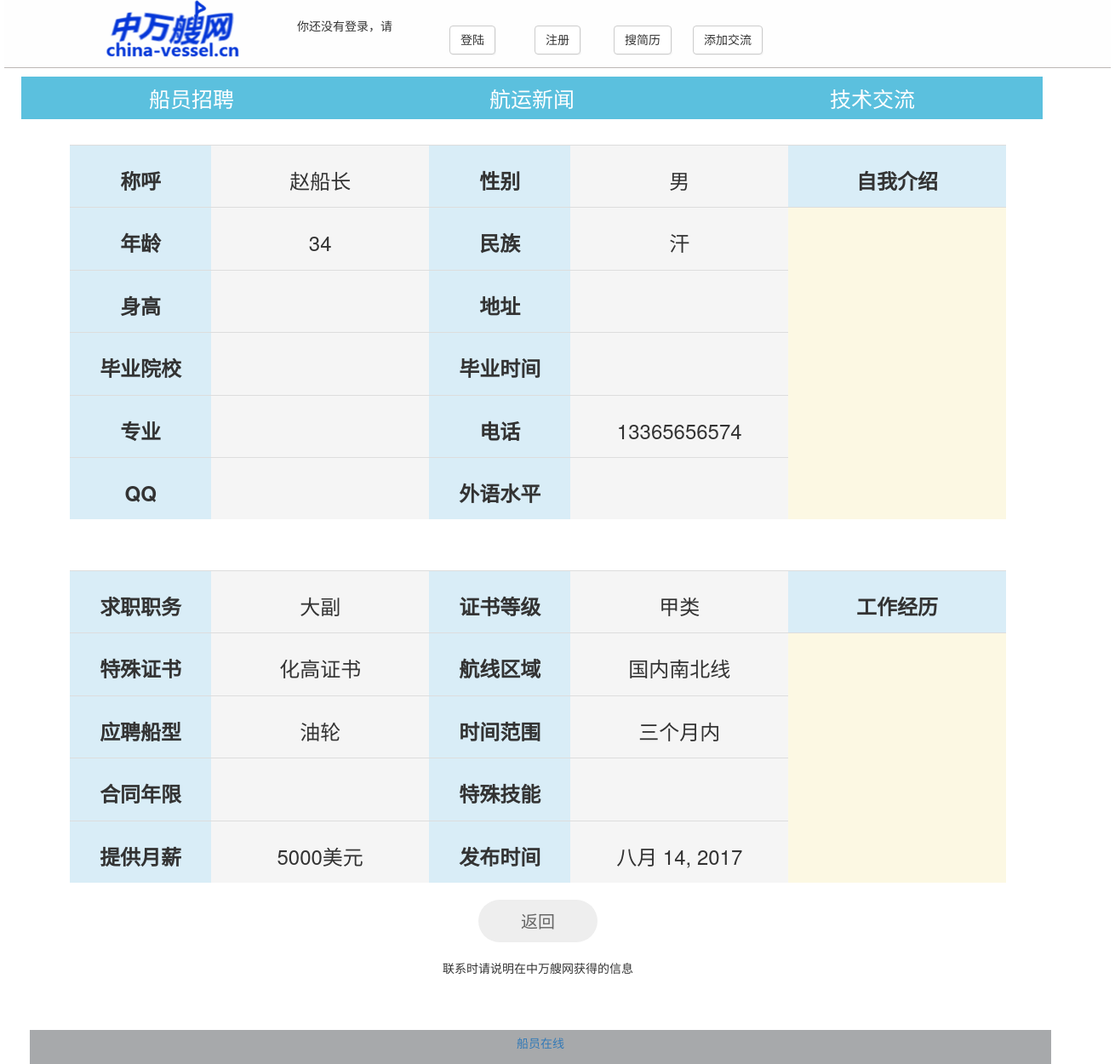
Page /cv/4 on the committed database.
### users/models.py (models this page shows, shortened)
class PersonalCV(models.Model):
    call_name = models.CharField('称呼', max_length=200, null=True)
    age = models.CharField('年龄', max_length=200, null=True)
    gender = models.CharField('性别', max_length=200, null=True)
    nation = models.CharField('民族', max_length=200, null=True)
    tall = models.CharField('身高', max_length=200, null=True)
    native = models.CharField('籍贯', max_length=200, null=True)
    address = models.CharField('现地址', max_length=200, null=True)
    graduate = models.CharField('毕业院校', max_length=200, null=True)
    graduate_time = models.CharField('毕业时间', max_length=200, null=True)
    major = models.CharField('专业', max_length=200, null=True)
    certificate_level = models.CharField('证书等级', max_length=200, null=True)
    work_age = models.CharField('工作时间', max_length=200, null=True)
    present_duty = models.CharField('现职位', max_length=200, null=True)
    language = models.CharField('外语', max_length=200, null=True)
    special_skills = models.CharField('特殊技能', max_length=2000, null=True)
    duty = models.CharField('求职职位', max_length=200, null=True)
    salary = models.CharField('月薪', max_length=200, null=True)
    route_area = models.CharField('航线区域', max_length=200, null=True)
    contract = models.CharField('合同年限', max_length=200, null=True)
    recruitment_ship = models.CharField('招聘船型', max_length=200, null=True)
    special_certificate = models.CharField('特殊证书', max_length=200, null=True)
    post_time = models.DateField('发布时间', max_length=200, null=True, auto_now_add=True)
    tel = models.CharField('电话', max_length=200, null=True)
    QQ = models.CharField('QQ', max_length=200, null=True)
    experience = models.TextField('工作经历', max_length=200, null=True)
    introduction = models.TextField('自我介绍', max_length=200, null=True)
    time = models.CharField('时间范围', max_length=30, null=True)
    class Meta:
        ordering = ['-post_time']

### users/views.py (the view)
# urls.py: url(r'^cv/(?P<cv_id>\d+)$', views.CV_Detail.as_view(), name='cv_detail'),
class CV_Detail(DetailView):
    model = PersonalCV
    template_name = "recruit/cv_detail.html"
    context_object_name = "cv"
    pk_url_kwarg = 'cv_id'
    def get_object(self, queryset=None):
        obj = super(CV_Detail, self).get_object()
        return obj
    def get_context_data(self, **kwargs):
        return super(CV_Detail, self).get_context_data(**kwargs)

### templates/recruit/cv_detail.html (shortened to what this page needs)
{% extends 'base.html' %}
{% block content %}
<!DOCTYPE html>
<html lang="en">
<head>
</head>
<body>
<center>
    <div style="width: 1246px;height: 900px">
        <div style="float: left;width: 1200px;height: 500px">
                <table class="table table-hover" cellspacing="100" style="width: 1100px;height: 200px">
                    <tr class="active">
                        <td class="info" style="width: 100px;text-align: center"><h3><strong>称呼</strong></h3></td>
                        <td style="width: 100px;text-align: center"><h3>{{ cv.call_name }}</h3></td>
                        <td class="info" style="width: 100px;text-align: center"><h3><strong>性别</strong></h3></td>
                        <td style="width: 200px;text-align: center"><h3>{{ cv.gender }}</h3></td>
                        <td class="info" style="width: 100px;text-align: center"><h3><strong>自我介绍</strong></h3></td>
                    </tr>
                    <tr class="active">
                        <td class="info" style="width: 100px;text-align: center"><h3><strong>年龄</strong></h3></td>
                        <td style="width: 200px;text-align: center"><h3>{{ cv.age }}</h3></td>
                        <td class="info" style="width: 130px;text-align: center"><h3><strong>民族</strong></h3></td>
                        <td style="width: 130px;text-align: center"><h3>{{ cv.nation }}</h3></td>
                        <td class="warning" rowspan="5" style="word-break: break-all; width: 200px;text-align: center"><h4>{{ cv.introduction }}</h4></td>
                    </tr>
                    <tr class="active">
                        <td class="info" style="width: 130px;text-align: center"><h3><strong>身高</strong></h3></td>
                        <td style="width: 100px;text-align: center"><h3>{{ cv.tall }}</h3></td>
                        <td class="info" style="width: 130px;text-align: center"><h3><strong>地址</strong></h3></td>
                        <td style="width: 100px;text-align: center"><h3>{{ cv.address }}</h3></td>
                    </tr>
                    <tr class="active">
                        <td class="info" style="width: 130px;text-align: center"><h3><strong>毕业院校</strong></h3></td>
                        <td style="width: 100px;text-align: center"><h3>{{ cv.graduate }}</h3></td>
                        <td class="info" style="width: 130px;text-align: center"><h3><strong>毕业时间</strong></h3></td>
                        <td style="width: 100px;text-align: center"><h3>{{ cv.graduate_time }}</h3></td>
                    </tr>
                    <tr class="active">
                        <td class="info" style="width: 130px;text-align: center"><h3><strong>专业</strong></h3></td>
                        <td style="width: 100px;text-align: center"><h3>{{ cv.major }}</h3></td>
                        <td class="info" style="width: 130px;text-align: center"><h3><strong>电话</strong></h3></td>
                        <td style="width: 100px;text-align: center"><h3>{{ cv.tel }}</h3></td>
                    </tr>
                    <tr class="active">
                        <td class="info" style="width: 130px;text-align: center"><h3><strong>QQ</strong></h3></td>
                        <td style="width: 100px;text-align: center"><h3>{{ cv.QQ }}</h3></td>
                        <td class="info" style="width: 130px;text-align: center"><h3><strong>外语水平</strong></h3></td>
                        <td style="width: 100px;text-align: center"><h3>{{ cv.language }}</h3></td>
                    </tr>
                </table>
        </div>
        <div style="float: left;width: 1200px;height: 300px">
                <table class="table table-hover" cellspacing="100" style="width: 1100px;height: 200px">
                    <tr class="active">
                        <td class="info" style="width: 100px;text-align: center"><h3><strong>求职职务</strong></h3></td>
                        <td style="width: 100px;text-align: center"><h3>{{ cv.duty }}</h3></td>
                        <td class="info" style="width: 100px;text-align: center"><h3><strong>证书等级</strong></h3></td>
                        <td style="width: 200px;text-align: center"><h3>{{ cv.certificate_level }}</h3></td>
                        <td class="info" style="width: 100px;text-align: center"><h3><strong>工作经历</strong></h3></td>
                    </tr>
                    <tr class="active">
                        <td class="info" style="width: 100px;text-align: center"><h3><strong>特殊证书</strong></h3></td>
                        <td style="width: 200px;text-align: center"><h3>{{ cv.special_certificate }}</h3></td>
                        <td class="info" style="width: 130px;text-align: center"><h3><strong>航线区域</strong></h3></td>
                        <td style="width: 130px;text-align: center"><h3>{{ cv.route_area }}</h3></td>
                        <td class="warning" rowspan="4" style="word-break: break-all; width: 200px;text-align: center"><h4>{{ cv.introduction }}</h4></td>
                    </tr>
                    <tr class="active">
                        <td class="info" style="width: 130px;text-align: center"><h3><strong>应聘船型</strong></h3></td>
                        <td style="width: 100px;text-align: center"><h3>{{ cv.recruitment_ship }}</h3></td>
                        <td class="info" style="width: 130px;text-align: center"><h3><strong>时间范围</strong></h3></td>
                        <td style="width: 100px;text-align: center"><h3>{{ cv.time }}</h3></td>
                    </tr>
                    <tr class="active">
                        <td class="info" style="width: 130px;text-align: center"><h3><strong>合同年限</strong></h3></td>
                        <td style="width: 100px;text-align: center"><h3>{{ cv.contract }}</h3></td>
                        <td class="info" style="width: 130px;text-align: center"><h3><strong>特殊技能</strong></h3></td>
                        <td style="width: 100px;text-align: center"><h3>{{ cv.special_skills }}</h3></td>
                    </tr>
                    <tr class="active">
                        <td class="info" style="width: 130px;text-align: center"><h3><strong>提供月薪</strong></h3></td>
                        <td style="width: 100px;text-align: center"><h3>{{ cv.salary }}</h3></td>
                        <td class="info" style="width: 130px;text-align: center"><h3><strong>发布时间</strong></h3></td>
                        <td style="width: 100px;text-align: center"><h3>{{ cv.post_time }}</h3></td>
                    </tr>
                </table>
            <input type="submit" class="button  button-pill button-large" value="返回" onclick=window.location.href='/search_crew'>
            <br/><br/><p6>联系时请说明在中万艘网获得的信息</p6>
        </div>
    </div>
 </center>
</body>
</html>
{% endblock %}

### rows in the picture
PersonalCV: call_name "赵船长", gender "男", age "34", nation "汗", tel "13365656574", duty "大副", certificate_level "甲类", special_certificate "化高证书", route_area "国内南北线", recruitment_ship "油轮", time "三个月内", salary "5000美元", post_time "八月 14, 2017"
